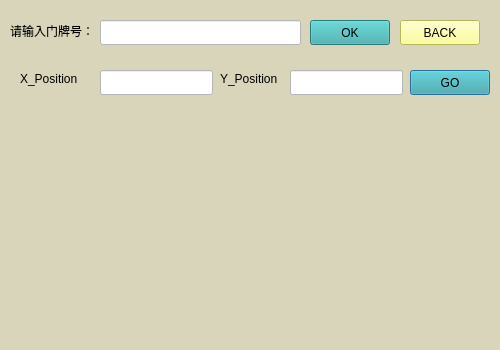
<?xml version="1.0" encoding="UTF-8"?>
<ui version="4.0">
 <class>PointroadDialog</class>
 <widget class="QDialog" name="PointroadDialog">
  <property name="geometry">
   <rect>
    <x>0</x>
    <y>0</y>
    <width>500</width>
    <height>350</height>
   </rect>
  </property>
  <property name="windowTitle">
   <string>Dialog</string>
  </property>
  <property name="styleSheet">
   <string notr="true">background-color: rgb(217, 213, 187);</string>
  </property>
  <widget class="QPushButton" name="pButton_go">
   <property name="geometry">
    <rect>
     <x>410</x>
     <y>70</y>
     <width>80</width>
     <height>25</height>
    </rect>
   </property>
   <property name="styleSheet">
    <string notr="true">background-color: rgb(56, 170, 170);</string>
   </property>
   <property name="text">
    <string>GO</string>
   </property>
  </widget>
  <widget class="QPushButton" name="pButton_back">
   <property name="geometry">
    <rect>
     <x>400</x>
     <y>20</y>
     <width>80</width>
     <height>25</height>
    </rect>
   </property>
   <property name="styleSheet">
    <string notr="true">background-color: rgb(255, 255, 127);</string>
   </property>
   <property name="text">
    <string>BACK</string>
   </property>
  </widget>
  <widget class="QLabel" name="label_x">
   <property name="geometry">
    <rect>
     <x>20</x>
     <y>70</y>
     <width>81</width>
     <height>17</height>
    </rect>
   </property>
   <property name="text">
    <string>X_Position</string>
   </property>
  </widget>
  <widget class="QLabel" name="label_y">
   <property name="geometry">
    <rect>
     <x>220</x>
     <y>70</y>
     <width>61</width>
     <height>17</height>
    </rect>
   </property>
   <property name="text">
    <string>Y_Position</string>
   </property>
  </widget>
  <widget class="QLineEdit" name="lineEdit_x">
   <property name="geometry">
    <rect>
     <x>100</x>
     <y>70</y>
     <width>113</width>
     <height>25</height>
    </rect>
   </property>
   <property name="styleSheet">
    <string notr="true">background-color: rgb(255, 255, 255);</string>
   </property>
  </widget>
  <widget class="QLineEdit" name="lineEdit_y">
   <property name="geometry">
    <rect>
     <x>290</x>
     <y>70</y>
     <width>113</width>
     <height>25</height>
    </rect>
   </property>
   <property name="styleSheet">
    <string notr="true">background-color: rgb(255, 255, 255);</string>
   </property>
  </widget>
  <widget class="QLabel" name="label_door">
   <property name="geometry">
    <rect>
     <x>10</x>
     <y>20</y>
     <width>121</width>
     <height>21</height>
    </rect>
   </property>
   <property name="text">
    <string>请输入门牌号：</string>
   </property>
  </widget>
  <widget class="QLineEdit" name="lineEdit_door">
   <property name="geometry">
    <rect>
     <x>100</x>
     <y>20</y>
     <width>201</width>
     <height>25</height>
    </rect>
   </property>
   <property name="styleSheet">
    <string notr="true">background-color: rgb(255, 255, 255);</string>
   </property>
  </widget>
  <widget class="QPushButton" name="pButton_OK">
   <property name="geometry">
    <rect>
     <x>310</x>
     <y>20</y>
     <width>80</width>
     <height>25</height>
    </rect>
   </property>
   <property name="styleSheet">
    <string notr="true">background-color: rgb(56, 170, 170);</string>
   </property>
   <property name="text">
    <string>OK</string>
   </property>
  </widget>
 </widget>
 <resources/>
 <connections/>
</ui>
